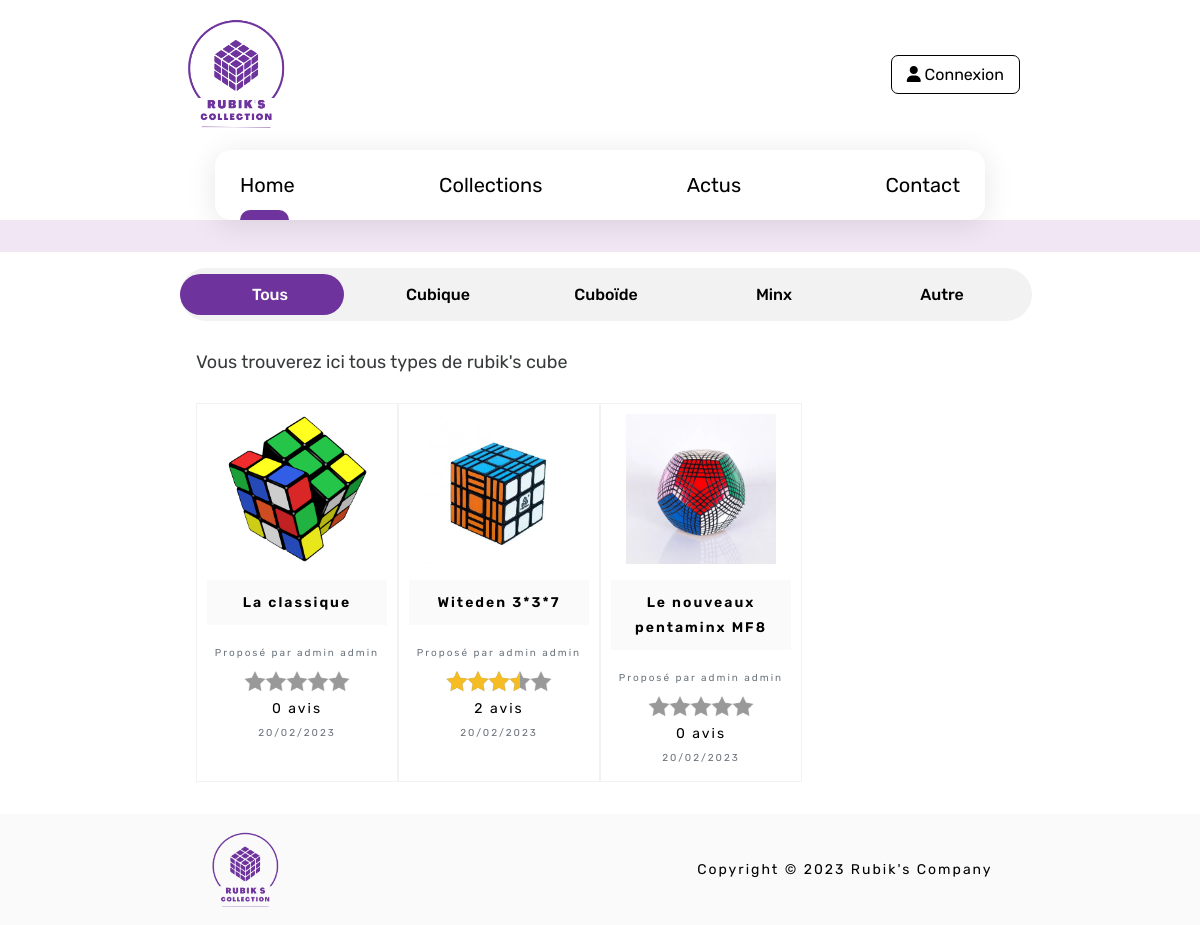
Screenshot of /views/collections.php with the database file from the repository.
### tables this page shows
CREATE TABLE `article` (
  `id` int(11) NOT NULL AUTO_INCREMENT,
  `timestamp` timestamp NOT NULL DEFAULT CURRENT_TIMESTAMP,
  `user_id` int(11) NOT NULL,
  `categorie_id` int(11) NOT NULL,
  `title` VARCHAR(255) NOT NULL,
  `image` VARCHAR(255) NOT NULL,
  `description` text NOT NULL,
    PRIMARY KEY (`id`),
  KEY `FK_Article_Categorie` (`categorie_id`),
  KEY `FK_Article_Users` (`user_id`),
  CONSTRAINT `FK_Article_Categorie` FOREIGN KEY (`categorie_id`) REFERENCES `categorie` (`id`),
  CONSTRAINT `FK_Article_Users` FOREIGN KEY (`user_id`) REFERENCES `users` (`id`)
);

CREATE TABLE `users` (
  `id` int(11) NOT NULL AUTO_INCREMENT,
  `timestamp` timestamp NOT NULL DEFAULT CURRENT_TIMESTAMP,
  `niveau` int(11) NOT NULL,
  `nom` VARCHAR(255) NOT NULL,
  `prenom` VARCHAR(255) NOT NULL,
  `mail` VARCHAR(255) NOT NULL,
  `password` VARCHAR(255) NOT NULL,
  PRIMARY KEY (`id`),
  UNIQUE KEY `UN_Utilisateur_mail` (`mail`(255))
);

### api/requete.php (called while the page is built, shortened)
<?php
function roundToNearestHalfInteger($number)
{
    $precision = 1 / 0.5;
    return round($number * $precision) / $precision;
}
function fetch_all(string $sql, PDO $bdd)
{
    $stmt = $bdd->prepare($sql);
    $stmt->execute();
    $result = $stmt->fetchAll(PDO::FETCH_ASSOC);
    return $result;
}
function articleByCategorie(PDO $bdd, $categorie): array
{
    $cond = $categorie === 'all' ? '' : "WHERE LOWER(c.name) = '$categorie'";
    $sql = "SELECT a.id, a.timestamp, u.nom, u.prenom, a.image, a.title, COUNT(co.id) AS nbr_avis, AVG(co.rating) AS rating
    FROM article AS a
    INNER JOIN categorie AS c
    ON a.categorie_id = c.id
    INNER JOIN users AS u
    ON a.user_id = u.id
    LEFT JOIN comment as co
    ON a.id = co.article_id
    $cond
    GROUP BY a.id
    ORDER BY a.timestamp DESC";
    return fetch_all($sql, $bdd);
}
function categorieDescription(PDO $bdd, $categorie): array
{
    if ($categorie === "all") {
        return ['description' => 'Vous trouverez ici tous types de rubik\'s cube'];
    }
    $sql = "SELECT description
    FROM categorie
    WHERE LOWER(name) = :categorie";
    $stmt = $bdd->prepare($sql);
    $stmt->bindValue(':categorie', $categorie, PDO::PARAM_STR);
    $stmt->execute();
    $result = $stmt->fetch(PDO::FETCH_ASSOC);
    return $result;
}

### views/collections.php (the view, shortened to what this page needs)
<?php
require_once 'nav.php';
$categorie = isset($_GET['categorie']) ? $_GET['categorie'] : 'all';
$articleByCategorie = articleByCategorie($bdd, $categorie);
$description = categorieDescription($bdd, $categorie);
?>
<header id="header-collection">
</header>
<main>
    <div class="tabs">
        <a class="tabs__button" href='./collections.php' aria-selected=<?= $categorie === 'all' ? "true" : "false" ?>>
            Tous
        </a>
        <a href='./collections.php?categorie=cubique' class="tabs__button" aria-selected=<?= $categorie === 'cubique' ? "true" : "false" ?>>
            Cubique
        </a>
        <a class="tabs__button" href='./collections.php?categorie=cuboïde' aria-selected=<?= $categorie === 'cuboïde' ? "true" : "false" ?>>
            Cuboïde
        </a>
        <a class="tabs__button" href='./collections.php?categorie=minx' aria-selected=<?= $categorie === 'minx' ? "true" : "false" ?>>
            Minx
        </a>
        <a class="tabs__button" href='./collections.php?categorie=autre' aria-selected=<?= $categorie === 'autre' ? "true" : "false" ?>>
            Autre
        </a>
    </div>
    <section id="collections">
        <h3><?= $description['description'] ?></h3>
        <div class="post-container">
            <?php foreach ($articleByCategorie as $article) { ?>
                <a href="./show.php?id=<?= $article['id'] ?>">
                    <article>
                        <div class="card-image"><img src="../public/img/article/<?= $article['image'] ?>" alt="Une image de Rubik's cube"></div>
                        <p class="title"><?= $article['title'] ?></p>
                        <p class="card-user">Proposé par <?= $article['nom'] . ' ' . $article['prenom'] ?></p>
                        <p class="starability-result" data-rating="<?= is_null($article['rating']) ? 0 : roundToNearestHalfInteger($article['rating']) ?>"></p>
                        <p><?= $article['nbr_avis'] ?> avis</p>
                        <p class="date"><?= date("d/m/Y", strtotime($article["timestamp"])) ?></p>
                    </article>
                </a>
            <?php } ?>
        </div>
    </section>
</main>
<?php
require_once 'footer.php';
?>

### public/libs/css/starability.css (style rules this page uses)
.starability-result { position: relative; width: 150px; height: 30px; font-size: 0.1em; color: transparent; }
.starability-result:after { content: " "; position: absolute; left: 0; height: 30px; background-position: 0 -30px; }
.starability-result[data-rating="3.5"]::after { width: 105px; }

### public/css/style.css (style rules this page uses)
html, body, div, span, applet, object, iframe, h1, h2, h3, h4, h5, h6, p, blockquote, pre, a, abbr, acronym, address, big, cite, code, del, dfn, em, img, ins, kbd, q, s, samp, small, strike, strong, sub, sup, tt, var, b, u, i, center, dl, dt, dd, ol, ul, li, fieldset, form, label, legend, table, caption, tbody, tfoot, thead, tr, th, td, article, aside, canvas, details, embed, figure, figcaption, footer, header, hgroup, menu, nav, output, ruby, section, summary, time, mark, audio, video { margin: 0; padding: 0; border: 0; font-size: 100%; font: inherit; vertical-align: baseline; text-decoration: none; color: black; }
article, aside, details, figcaption, figure, footer, header, hgroup, menu, nav, section { display: block; }
body { line-height: 1; overflow-x: hidden; }
body { font-family: "rubik"; overflow-x: hidden; position: relative; margin: 0; }
p { line-height: 25px; letter-spacing: 2px; }
html { scroll-behavior: smooth; }
main { max-width: 70vw; margin: 0 auto; }
h3 { font-size: 24px; font-weight: 500; margin-bottom: 2rem; }
#header-collection { padding: 1rem 0; background-color: #F1E6F4; }
.tabs { --outer-padding: 6px; --border-radius: 1000px; --background-offset: 0; --background-offset-padding: 6px; position: relative; margin-top: 1rem; display: flex; width: 100%; justify-content: space-between; background-color: #f2f2f2; border-radius: var(--border-radius); padding: var(--outer-padding); }
.tabs::before { z-index: 0; content: ""; position: absolute; transform: translateX(calc(var(--background-offset) + var(--background-offset-padding))); width: calc(20% - var(--outer-padding)); height: calc(100% - var(--outer-padding) * 2); background-color: #6E339D; border-radius: var(--border-radius); transition: 0.3s cubic-bezier(0.4, 0, 0.2, 1); }
.tabs__button { text-align: center; flex-basis: 50%; font-weight: 500; padding: 0.8rem; position: relative; border-radius: var(--border-radius); transition: color 0.25s cubic-bezier(0.4, 0, 0.2, 1) 0.1s; user-select: none; }
.tabs__button[aria-selected=true] { color: #ffffff; }
#collections { padding-bottom: 2rem; }
#collections h3 { font-size: 18px; font-weight: 400; color: #383b3c; margin: 2rem 1rem; }
#collections .post-container { margin: 0 1rem; display: grid; grid-template-columns: repeat(4, 1fr); }
#collections .card-image { max-width: 100%; height: 150px; }
#collections .card-image img { width: 100%; height: 100%; object-fit: contain; object-position: center; }
#collections a { padding: 10px; border: 1px solid #f2f2f2; transition: all 0.3s; }
#collections p { text-align: center; font-size: 14px; }
#collections .title { margin: 1rem 0; padding: 10px 5px; background-color: #fafafa; font-weight: 600; }
#collections .card-user, #collections .date { color: #6C757D; font-size: 10px; }
#collections .starability-result { transform: scale(0.7); margin: 0 auto; }

### rows the page displays
article: image (picture), title "La classique", user.nom "admin", user.prenom "admin", nbr_avis "0", timestamp "20/02/2023"
article: image (picture), title "Witeden 3*3*7", user.nom "admin", user.prenom "admin", nbr_avis "2", timestamp "20/02/2023"
article: image (picture), title "Le nouveaux pentaminx MF8", user.nom "admin", user.prenom "admin", nbr_avis "0", timestamp "20/02/2023"

### other values shown
$description['description'] "Vous trouverez ici tous types de rubik's cube"
